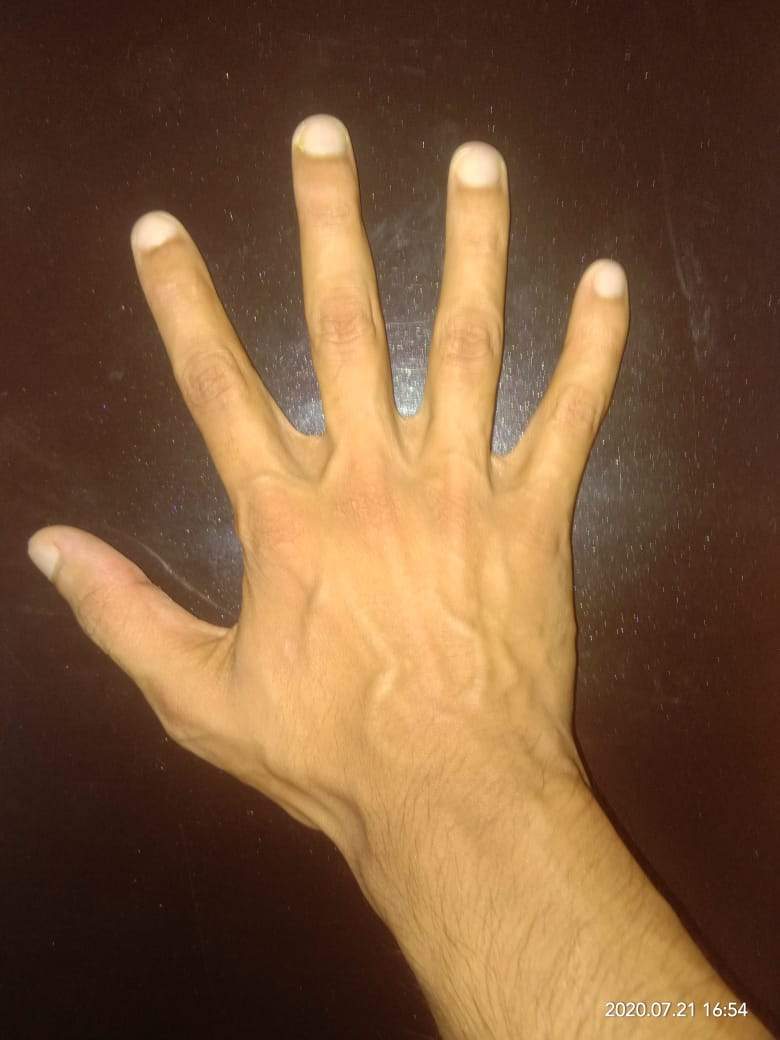
#> input picture Day_3/hand3.jpeg, 780 x 1040 px
$ python ex_1.py
#> lines starting #> are read from the running program, lines starting #| are printed output that depends on the picture; after the words box and inside, x2 and y2 are one past the last pixel; in counts of white or black regions, pixels touching at a corner belong together
import cv2

img=cv2.imread('hand3.jpeg',1)
#> img is the input picture: shape (1040, 780, 3); mean B, G, R 57.1, 87.6, 122.5
img=cv2.resize(img, (300, 300))
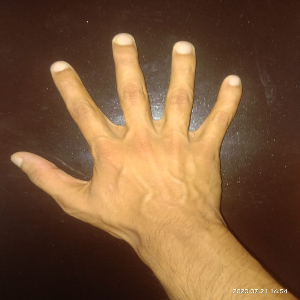
#> img: shape (300, 300, 3); mean B, G, R 57, 87.5, 122.4

blur=cv2.GaussianBlur(img,(7,7),0)

#blur = cv2.medianBlur(img, 11)

edge=cv2.Canny(blur,40,150)
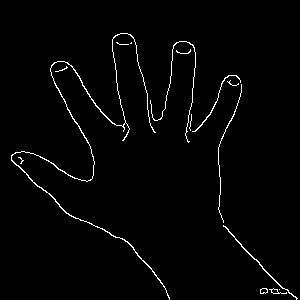
#> edge: shape (300, 300); 1.9% white in thin lines or dots, all inside (x1, y1, x2, y2) = (11, 33, 298, 300)

contours, hierarchy = cv2.findContours(edge, cv2.RETR_EXTERNAL, cv2.CHAIN_APPROX_NONE)
#> contours = 15 contours, 10 with area under 20; largest, box (x1, y1, x2, y2) and area: (11, 33, 170, 300) 222, (223, 225, 298, 300) 65, (192, 75, 241, 132) 32, (260, 288, 268, 294) 30, (269, 288, 287, 294) 26
print("total no of contours =" + str(len(contours)))
#| total no of contours =15

res=cv2.drawContours(img, contours, -1, (0, 255, 0), 2)
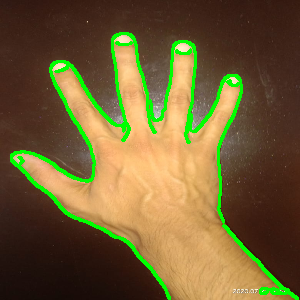
#> res: shape (300, 300, 3); mean B, G, R 52.4, 95.7, 112.9

cv2.imshow('Result', res)
cv2.waitKey(0)
cv2.destroyAllWindows()
